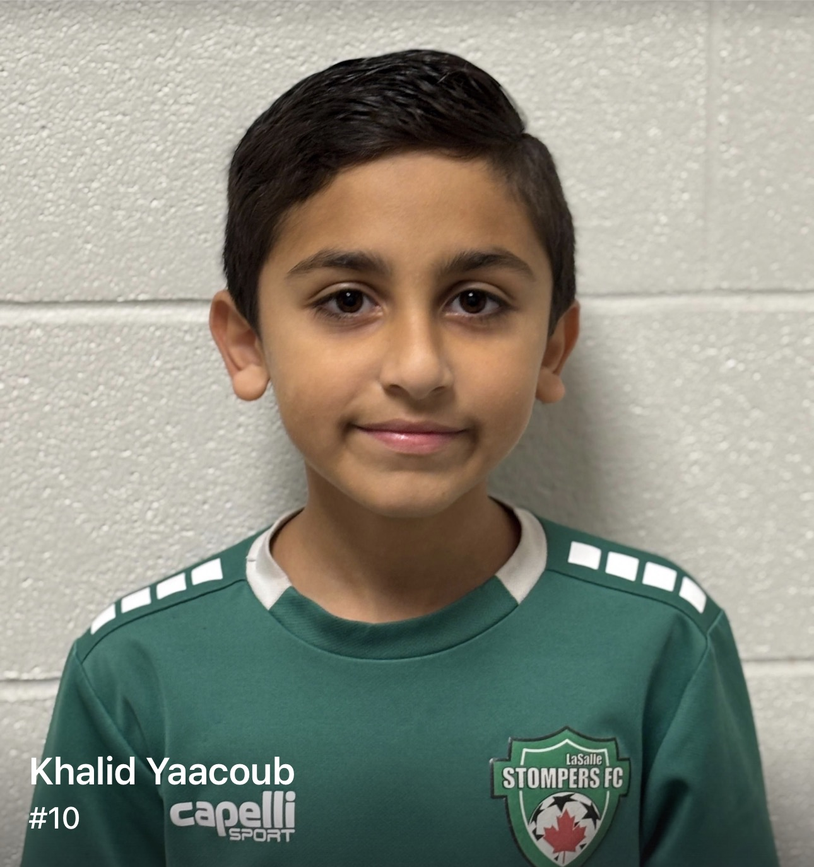
#> input picture roster_picture/#10.PNG, 814 x 867 px, shrunk from 1290 x 1375 before the run
$ python -i fisheye.py   (imports and definitions only)
#> lines starting #> are read from the running program, lines starting #| are printed output that depends on the picture
#> further down, picture is the input picture: shape (867, 814, 3); mean B, G, R 129, 141.3, 140.2
"""Fisheye calibration and undistortion utilities."""

import cv2
import numpy as np
from pathlib import Path
from typing import Tuple, Optional


class FisheyeCalibrator:
    """Handles fisheye camera calibration from checkerboard patterns or FOV estimation."""

    # [216 lines left out: functions __init__, calibrate_from_checkerboard, calibrate_approximate, undistort, save_calibration, load_calibration and 2 more, not called in this run]


def check_line_straightness(frame: np.ndarray, min_line_length: int = 100) -> dict:
    """
    Detect lines in frame and measure their straightness.
    Used to validate that undistortion is working correctly.

    Returns metrics about detected line straightness.
    """
#> called with min_line_length = 100
    gray = cv2.cvtColor(frame, cv2.COLOR_BGR2GRAY)
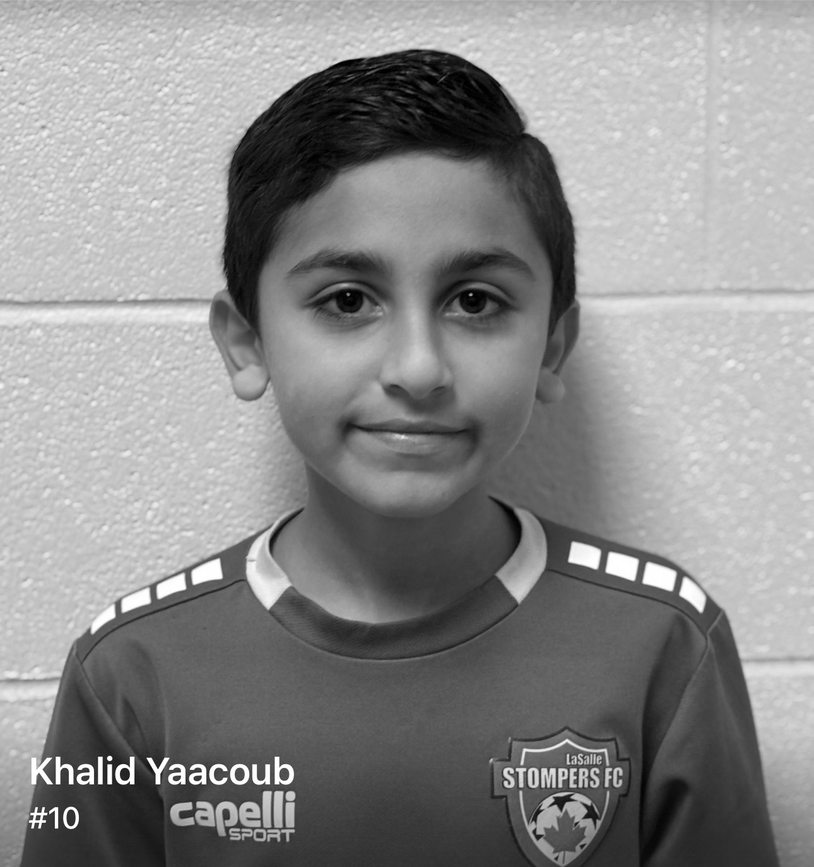
#> gray: shape (867, 814); min 0, max 255, mean 139.5
    edges = cv2.Canny(gray, 50, 150)
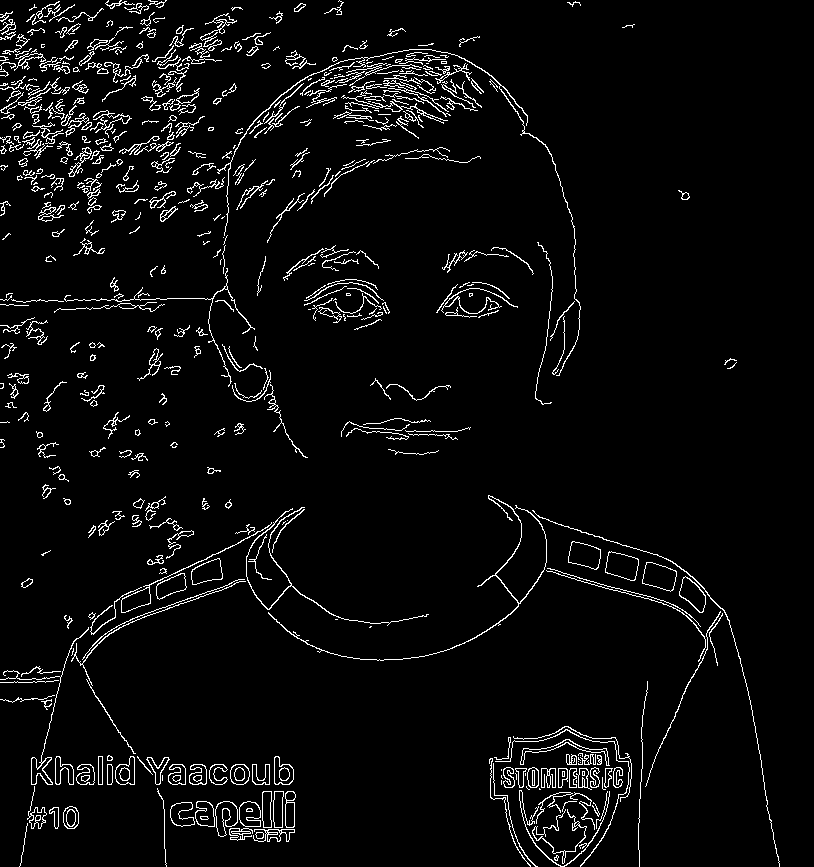
#> edges: shape (867, 814); 4.3% white in thin lines or dots

    # Detect lines using HoughLinesP
    lines = cv2.HoughLinesP(edges, 1, np.pi / 180, threshold=80,
                             minLineLength=min_line_length, maxLineGap=10)
#> lines = 30 rows, first 6: [31, 764, 202, 764], [490, 784, 646, 784], [16, 301, 133, 299], [34, 786, 65, 661], [155, 783, 290, 783], [490, 768, 651, 768]

    if lines is None or len(lines) == 0:
        return {
            "lines_detected": 0,
            "avg_straightness": 0.0,
            "verdict": "no_lines_found",
        }

    # For each detected line segment, check if nearby edge pixels
    # form a straight line (low deviation from the line fit)
    straightness_scores = []

    for line in lines:
        x1, y1, x2, y2 = line[0]
        length = np.sqrt((x2 - x1) ** 2 + (y2 - y1) ** 2)
        if length < min_line_length:
            continue
        # Line equation: compute residuals of edge pixels near this line
        straightness_scores.append(length)  # Longer lines = more confident they're straight
#> this loop made 30 passes
#> (x1, y1, x2, y2, length) on passes 1 to 12: (31, 764, 202, 764, 171), (490, 784, 646, 784, 156), (16, 301, 133, 299, 117), (34, 786, 65, 661, 128.8), (155, 783, 290, 783, 135), (490, 768, 651, 768, 161), (155, 780, 292, 780, 137), (31, 775, 134, 775, 103), (223, 273, 229, 152, 121.1), (31, 767, 134, 769, 103), (175, 573, 279, 522, 115.8), (0, 138, 112, 126, 112.6)
#> after the loop, straightness_scores = 30 values, max 218 at index 22, min 102 at index 20, mean 134.5

    n_long_lines = sum(1 for s in straightness_scores if s > min_line_length * 1.5)
#> n_long_lines = 9

    return {
        "lines_detected": len(lines),
        "long_lines": n_long_lines,
        "avg_line_length": float(np.mean(straightness_scores)) if straightness_scores else 0.0,
        "verdict": "pass" if n_long_lines >= 3 else "marginal" if n_long_lines >= 1 else "fail",
    }

>>> import cv2
>>> picture = cv2.imread('../../roster_picture/#10.PNG')
>>> result = check_line_straightness(picture)
#> result = {'lines_detected': 30, 'long_lines': 9, 'avg_line_length': 134.5, 'verdict': 'pass'}

$ run again, on roster_picture/#11.PNG
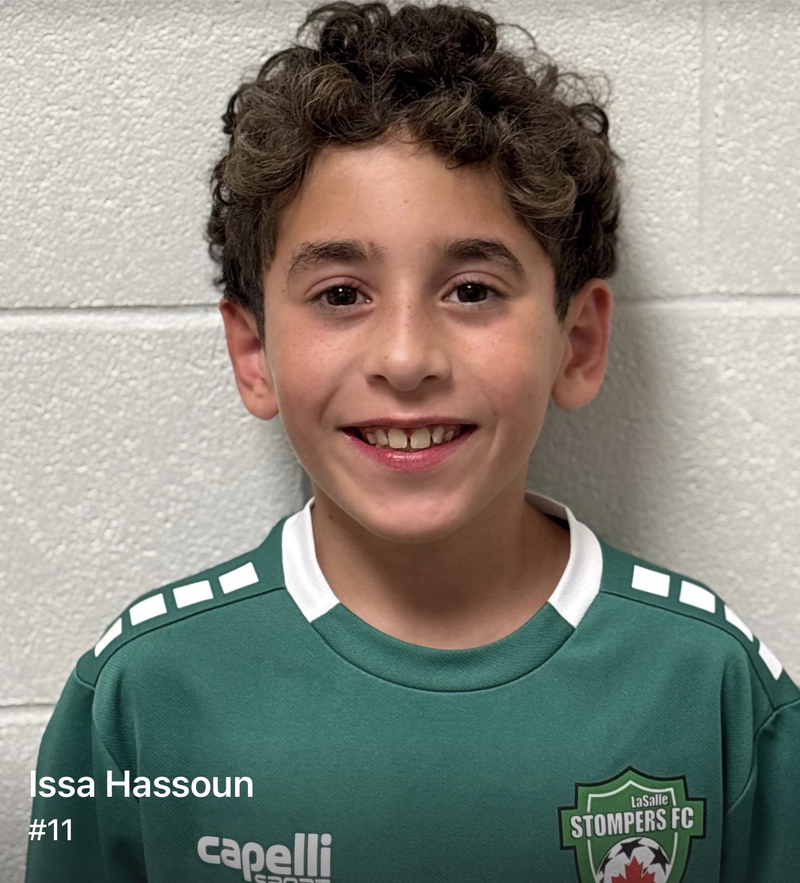
#> input picture roster_picture/#11.PNG, 800 x 883 px, shrunk from 1290 x 1424 before the run
#> picture is the input picture: shape (883, 800, 3); mean B, G, R 126.1, 135.8, 135.9
#> in check_line_straightness, `gray = cv2.cvtColor(frame, cv2.COLOR_BGR2GRAY)`:
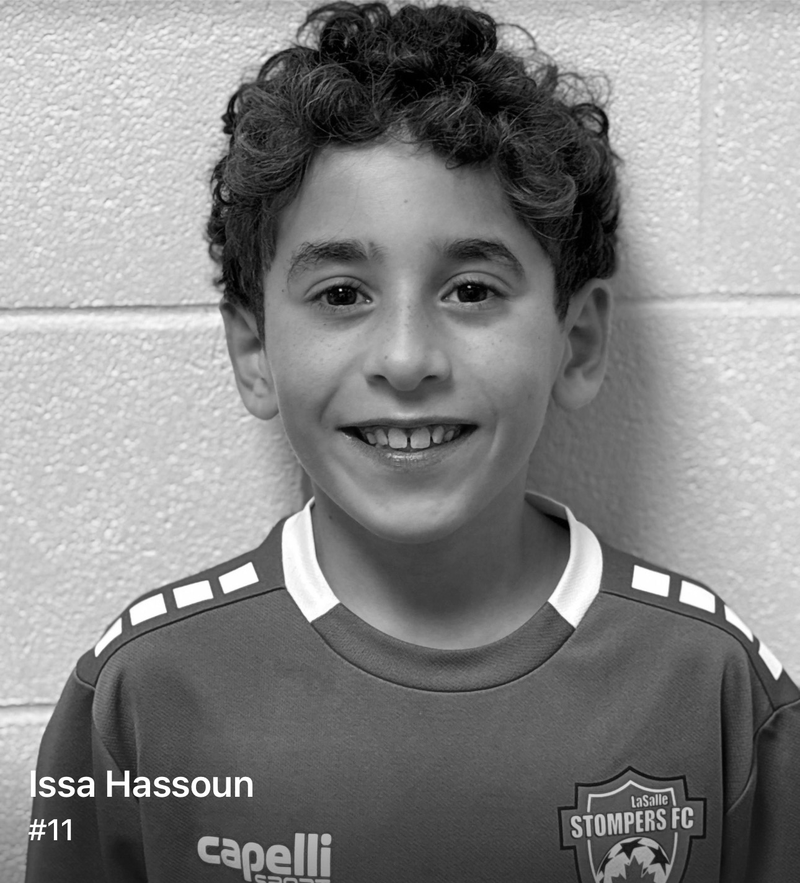
#> gray: shape (883, 800); min 0, max 255, mean 134.7
#> in check_line_straightness, `edges = cv2.Canny(gray, 50, 150)`:
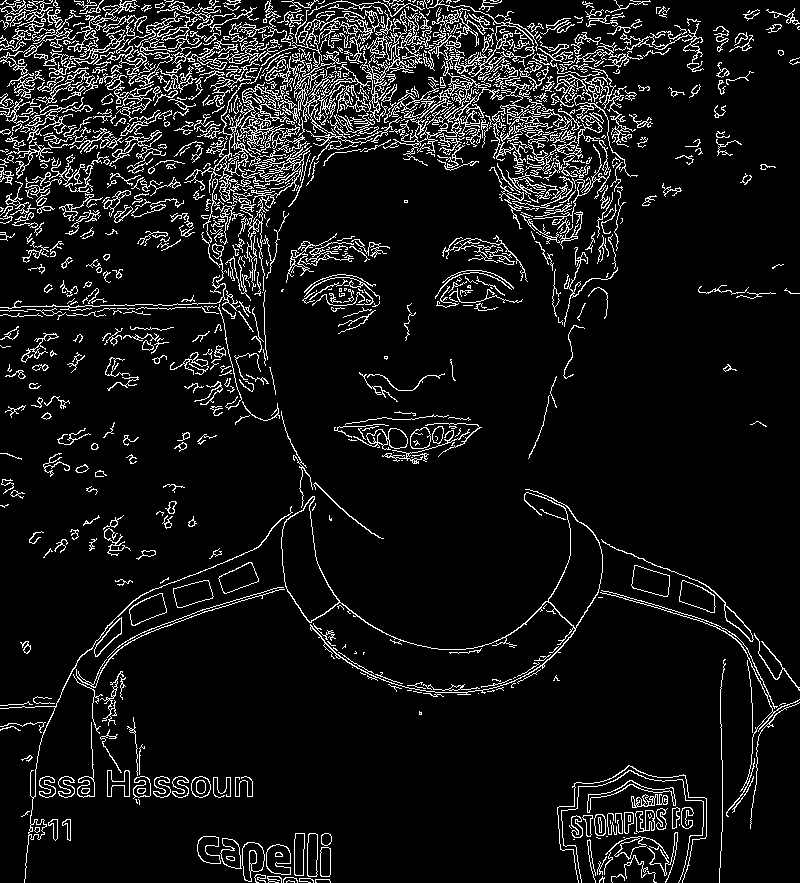
#> edges: shape (883, 800); 8.6% white in thin lines or dots
#> lines = 139 rows, first 6: [212, 93, 393, 74], [431, 86, 547, 68], [175, 69, 484, 134], [203, 49, 504, 28], [284, 116, 635, 129], [15, 91, 132, 83]
#> the loop in check_line_straightness, `for line in lines:` made 139 passes
#> (x1, y1, x2, y2, length) on passes 1 to 8: (212, 93, 393, 74, 182), (431, 86, 547, 68, 117.4), (175, 69, 484, 134, 315.8), (203, 49, 504, 28, 301.7), (284, 116, 635, 129, 351.2), (15, 91, 132, 83, 117.3), (219, 77, 457, 39, 241), (9, 155, 134, 133, 126.9)
#> after the loop in check_line_straightness, `for line in lines:`: straightness_scores = 139 values, max 625 at index 8, min 100.4 at index 20, mean 158.5
#> n_long_lines = 56
#> result = {'lines_detected': 139, 'long_lines': 56, 'avg_line_length': 158.5, 'verdict': 'pass'}

$ run again, on roster_picture/#14.PNG
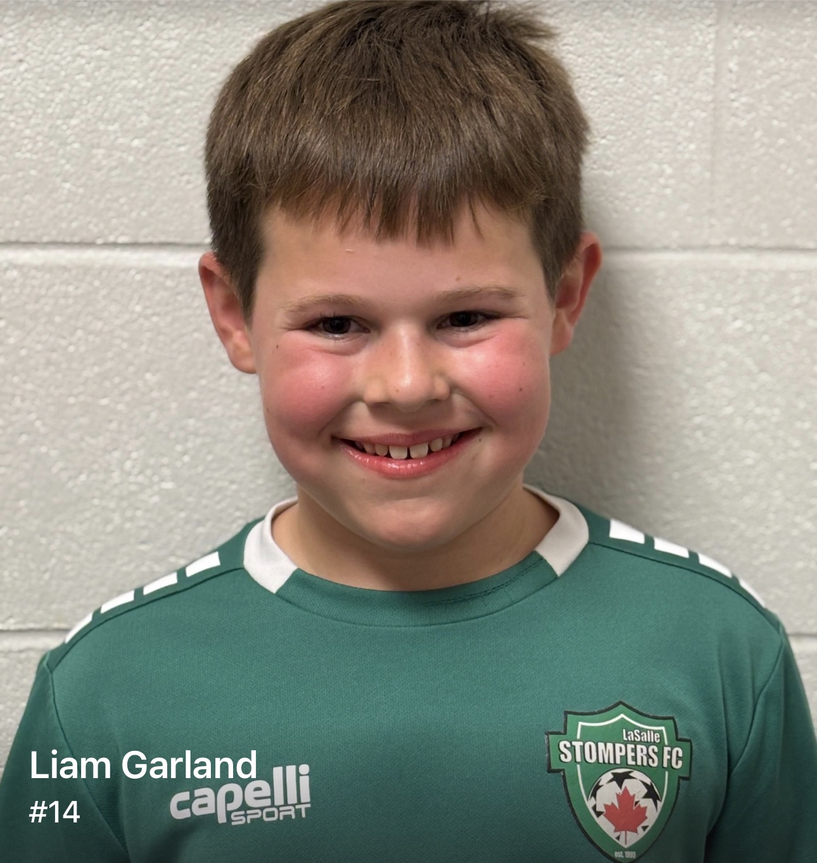
#> input picture roster_picture/#14.PNG, 817 x 863 px, shrunk from 1290 x 1362 before the run
#> picture is the input picture: shape (863, 817, 3); mean B, G, R 127.4, 138.3, 138.3
#> in check_line_straightness, `gray = cv2.cvtColor(frame, cv2.COLOR_BGR2GRAY)`:
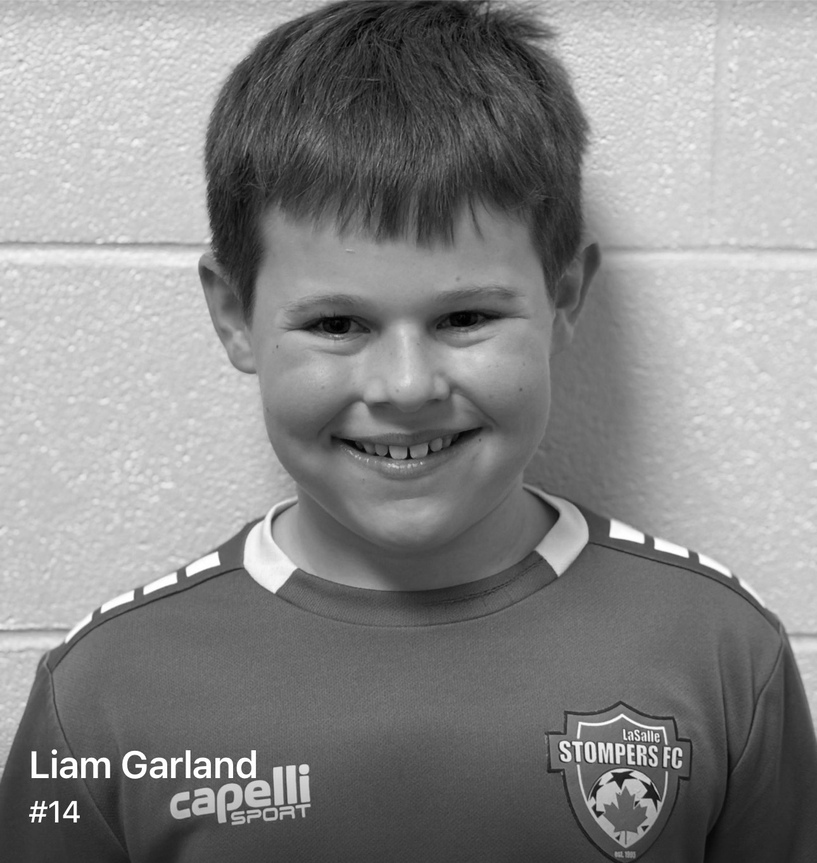
#> gray: shape (863, 817); min 0, max 255, mean 137
#> in check_line_straightness, `edges = cv2.Canny(gray, 50, 150)`:
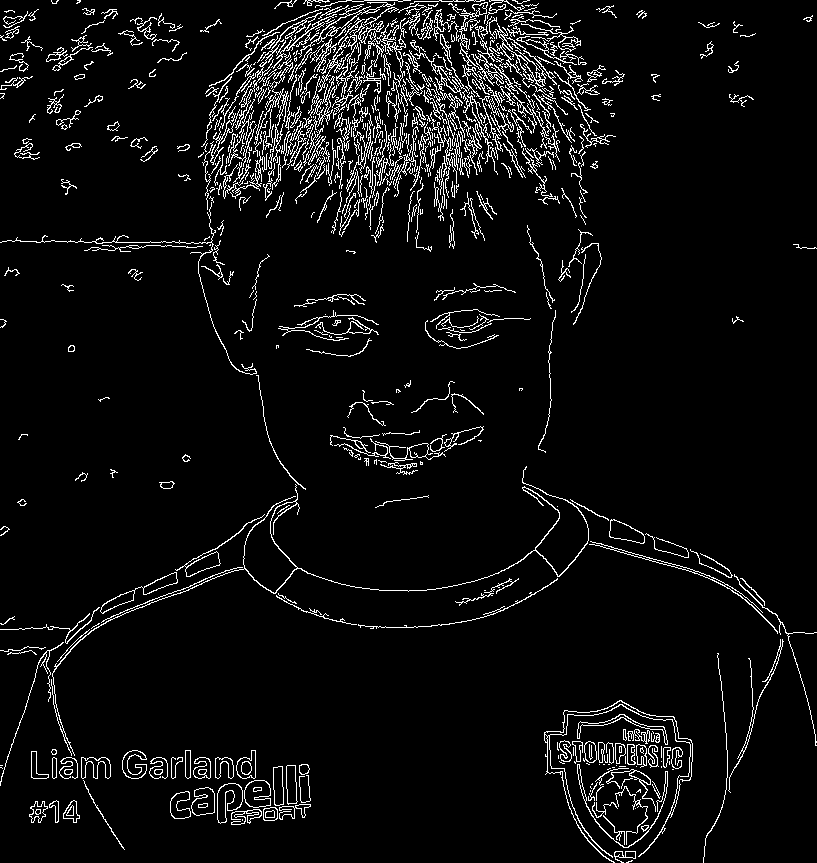
#> edges: shape (863, 817); 5.5% white in thin lines or dots
#> lines = 107 rows, first 6: [231, 73, 382, 224], [205, 150, 534, 150], [245, 74, 412, 83], [247, 35, 449, 60], [236, 95, 380, 88], [411, 148, 561, 127]
#> the loop in check_line_straightness, `for line in lines:` made 107 passes
#> (x1, y1, x2, y2, length) on passes 1 to 8: (231, 73, 382, 224, 213.5), (205, 150, 534, 150, 329), (245, 74, 412, 83, 167.2), (247, 35, 449, 60, 203.5), (236, 95, 380, 88, 144.2), (411, 148, 561, 127, 151.5), (217, 140, 420, 108, 205.5), (374, 99, 571, 50, 203)
#> after the loop in check_line_straightness, `for line in lines:`: straightness_scores = 107 values, max 329 at index 1, min 100.1 at index 90, mean 155.9
#> n_long_lines = 46
#> result = {'lines_detected': 107, 'long_lines': 46, 'avg_line_length': 155.9, 'verdict': 'pass'}

$ run again, on roster_picture/#15.PNG
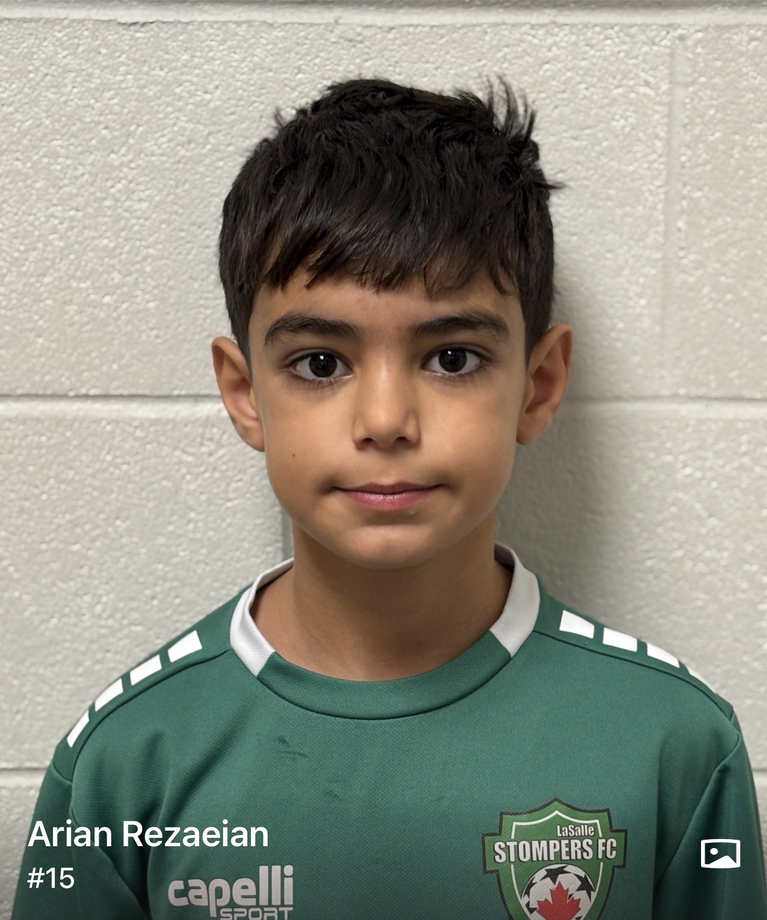
#> input picture roster_picture/#15.PNG, 767 x 920 px, shrunk from 1290 x 1546 before the run
#> picture is the input picture: shape (920, 767, 3); mean B, G, R 129.3, 141.5, 141.7
#> in check_line_straightness, `gray = cv2.cvtColor(frame, cv2.COLOR_BGR2GRAY)`:
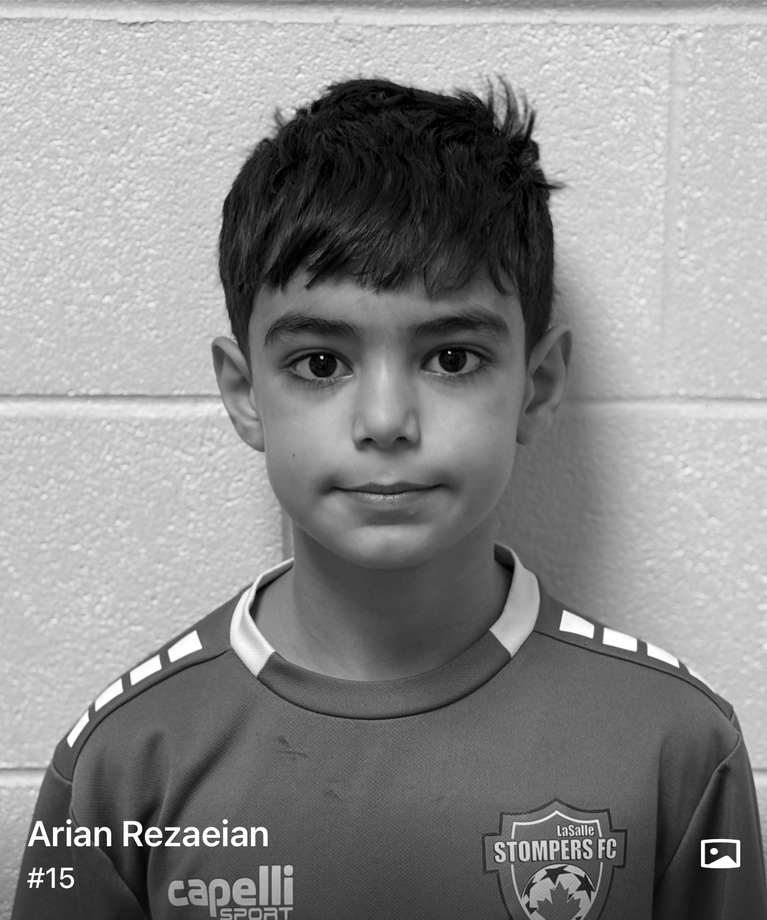
#> gray: shape (920, 767); min 0, max 255, mean 140.1
#> in check_line_straightness, `edges = cv2.Canny(gray, 50, 150)`:
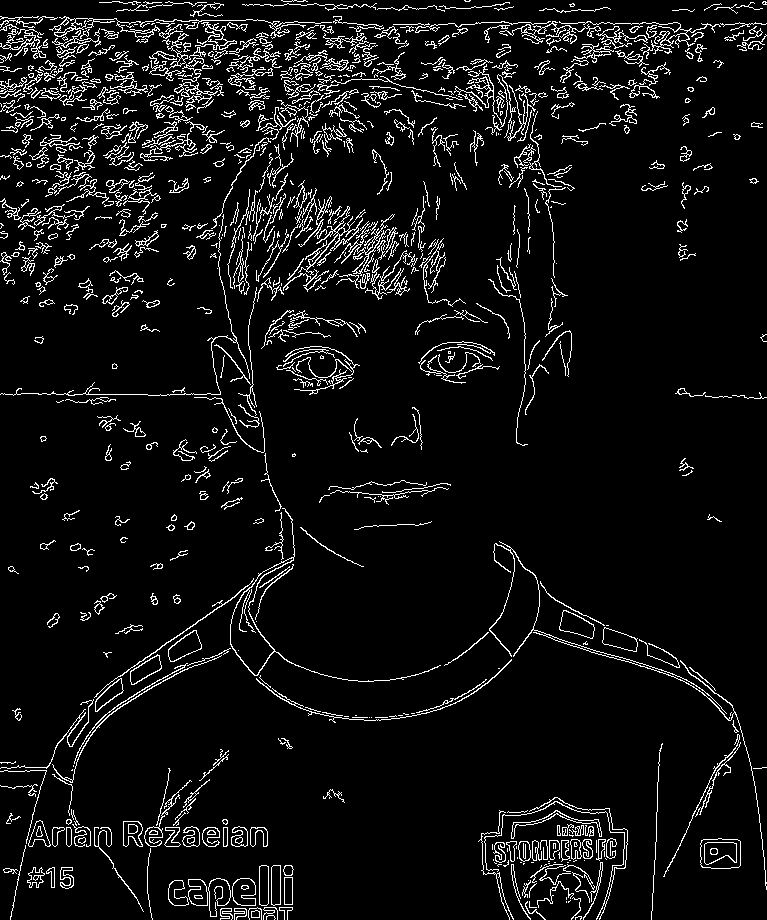
#> edges: shape (920, 767); 6.6% white in thin lines or dots
#> lines = 35 rows, first 6: [63, 21, 174, 23], [592, 37, 695, 41], [38, 394, 147, 394], [54, 32, 182, 29], [241, 57, 383, 62], [123, 827, 264, 827]
#> the loop in check_line_straightness, `for line in lines:` made 35 passes
#> (x1, y1, x2, y2, length) on passes 1 to 8: (63, 21, 174, 23, 111), (592, 37, 695, 41, 103.1), (38, 394, 147, 394, 109), (54, 32, 182, 29, 128), (241, 57, 383, 62, 142.1), (123, 827, 264, 827, 141), (299, 185, 404, 290, 148.5), (103, 688, 239, 592, 166.5)
#> after the loop in check_line_straightness, `for line in lines:`: straightness_scores = 35 values, max 185.3 at index 11, min 100 at index 15, mean 134.4
#> n_long_lines = 8
#> result = {'lines_detected': 35, 'long_lines': 8, 'avg_line_length': 134.4, 'verdict': 'pass'}
